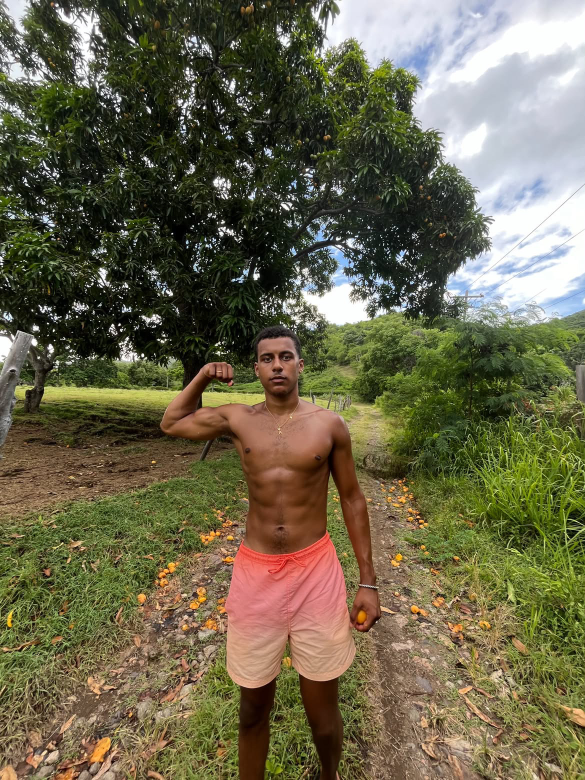
#> input picture travel-photos/Antigua/12707738-30E6-4B58-8898-1839A26CF8F6.JPG, 1170 x 1560 px (shown at 1/2 size); its folder holds 3 pictures in this run
$ python build-travel-photos.py
#> lines starting #> are read from the running program, lines starting #| are printed output that depends on the picture
"""Build local portfolio manifest and optimized previews; originals stay untouched."""
import json, hashlib
from PIL import Image, ImageOps
from pathlib import Path
from concurrent.futures import ThreadPoolExecutor
ROOT=Path(__file__).resolve().parents[1]
source=ROOT/'travel-photos'; output=ROOT/'assets/travel-previews';output.mkdir(exist_ok=True)
names={'DR':'Dominican Republic','PR':'Puerto Rico','Brazil':'Brasil','Turkey':'Türkiye'}
def prepare(p):
 relative=p.relative_to(ROOT).as_posix();key=hashlib.sha1(relative.encode()).hexdigest()[:16]
 video=p.suffix.lower() in {'.mp4','.mov','.m4v'}
 if video:return {'src':relative,'type':'video'}
 preview=output/(key+'.jpg')
 if not preview.exists() or preview.stat().st_mtime<p.stat().st_mtime:
  image=ImageOps.exif_transpose(Image.open(p)).convert('RGB')
  image.thumbnail((1000,1000))
  image.save(preview,quality=75,optimize=True)
 return {'src':relative,'preview':preview.relative_to(ROOT).as_posix(),'type':'photo'}
manifest={}
with ThreadPoolExecutor(max_workers=4) as pool:
 for folder in sorted(source.iterdir()):
  if not folder.is_dir():continue
  files=sorted(p for p in folder.rglob('*') if p.suffix.lower() in {'.jpg','.jpeg','.png','.webp','.heic','.mp4','.mov','.m4v'})
  seen=set(); unique=[]
  for photo in files:
   digest=hashlib.sha256(photo.read_bytes()).hexdigest()
   if digest not in seen: unique.append(photo);seen.add(digest)
  manifest[names.get(folder.name,folder.name)]=list(pool.map(prepare,unique))
#> in prepare, image is the input picture: PIL image 1170x1560 RGB; mean R, G, B 107.9, 102.6, 76.5
#> in prepare, `image.thumbnail((1000,1000))`:
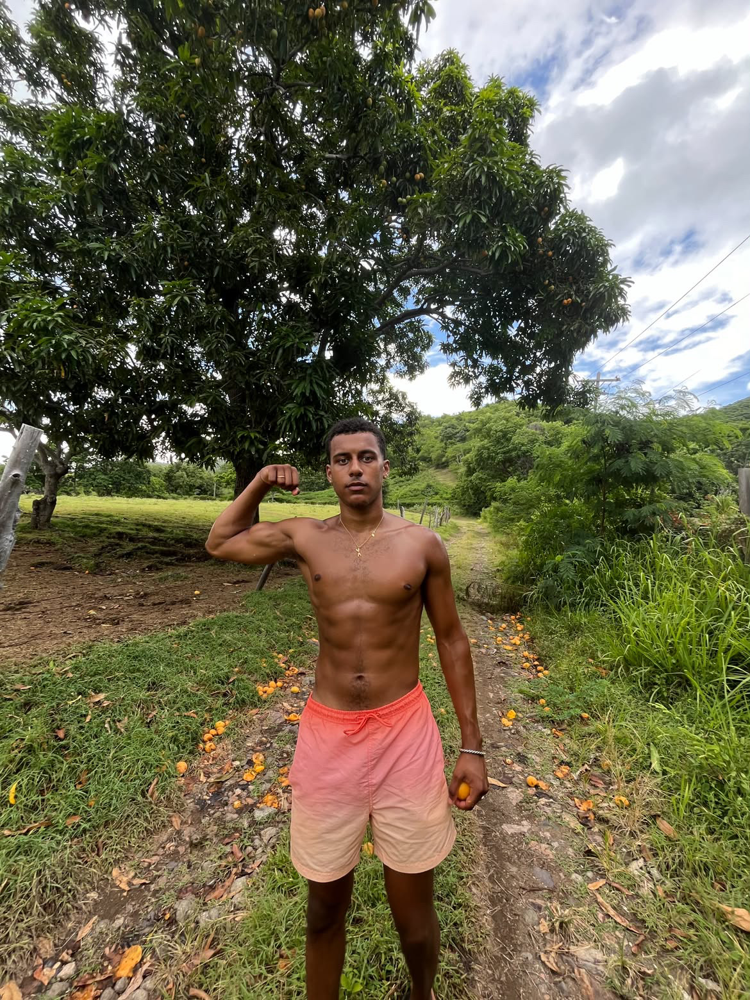
#> image: PIL image 750x1000 RGB; mean R, G, B 107.9, 102.6, 76.5
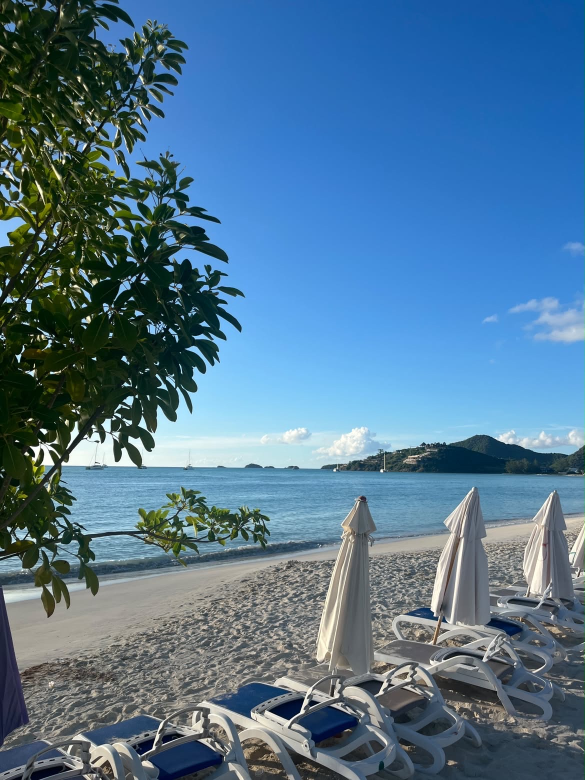
#> input picture travel-photos/Antigua/13836D8B-1919-4AB4-8A74-2A6227113BF5.JPG, 1170 x 1560 px (shown at 1/2 size)
#> in prepare, image is the input picture: PIL image 1170x1560 RGB; mean R, G, B 81.1, 117.3, 144.2
#> in prepare (call 2), `image.thumbnail((1000,1000))`:
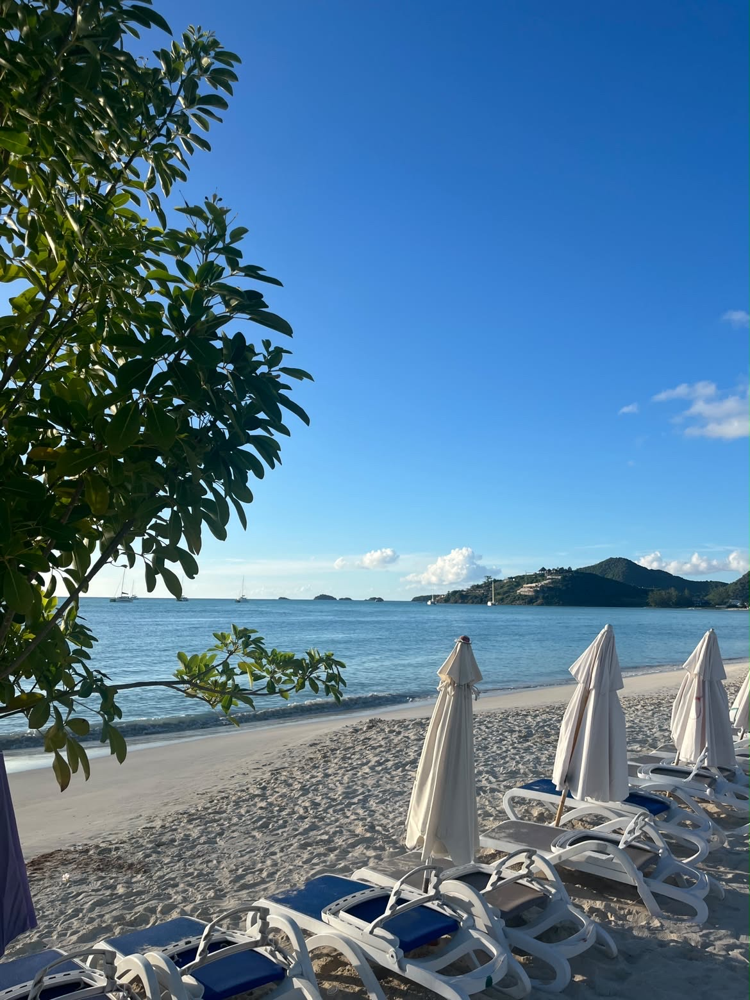
#> image: PIL image 750x1000 RGB; mean R, G, B 81.2, 117.3, 144.2
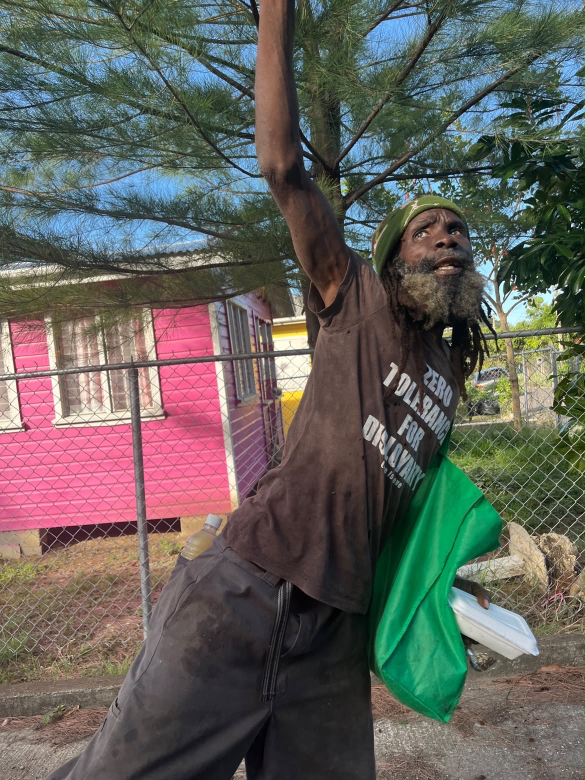
#> input picture travel-photos/Antigua/17A802B6-2C55-4AF2-8216-735BFD67569F.JPG, 1170 x 1560 px (shown at 1/2 size)
#> in prepare, image is the input picture: PIL image 1170x1560 RGB; mean R, G, B 98.5, 96.5, 91.1
#> in prepare (call 3), `image.thumbnail((1000,1000))`:
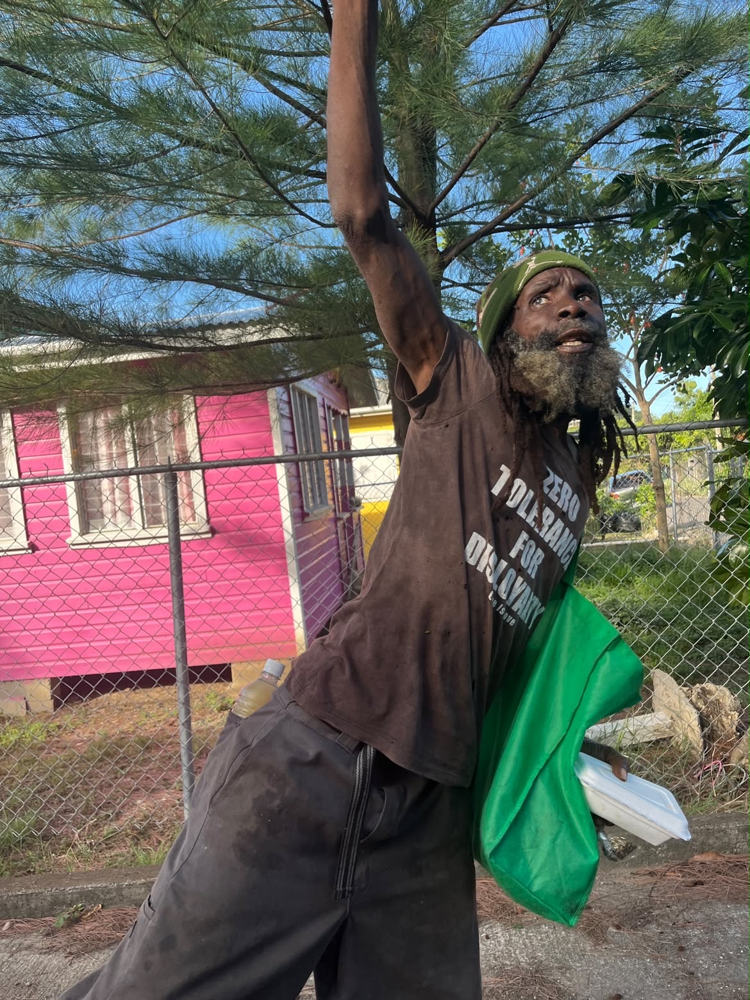
#> image: PIL image 750x1000 RGB; mean R, G, B 98.5, 96.5, 91.1
#> pass 2 of the loop `for folder in sorted(source.iterdir()):`:
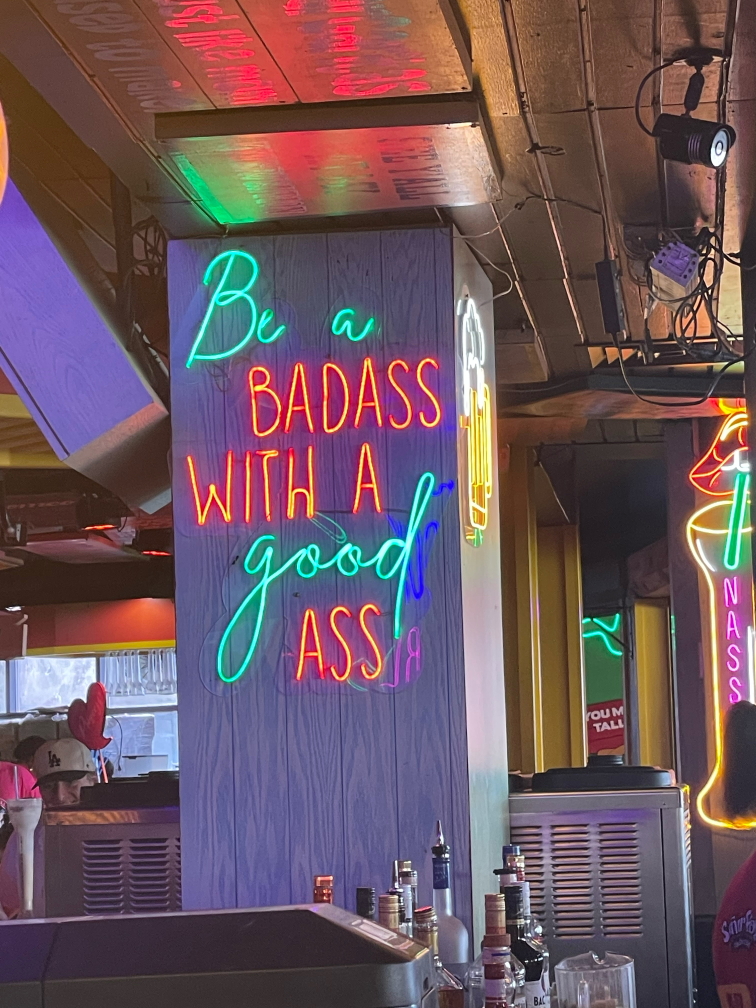
#> input picture travel-photos/Bahamas/161ECA64-01E6-49D8-BC00-71BEDCB4FAC8.JPG, 3024 x 4032 px (shown at 1/4 size)
#> in prepare, image is the input picture: PIL image 3024x4032 RGB; mean R, G, B 109.1, 86.5, 94.6
#> in prepare (call 4), `image.thumbnail((1000,1000))`:
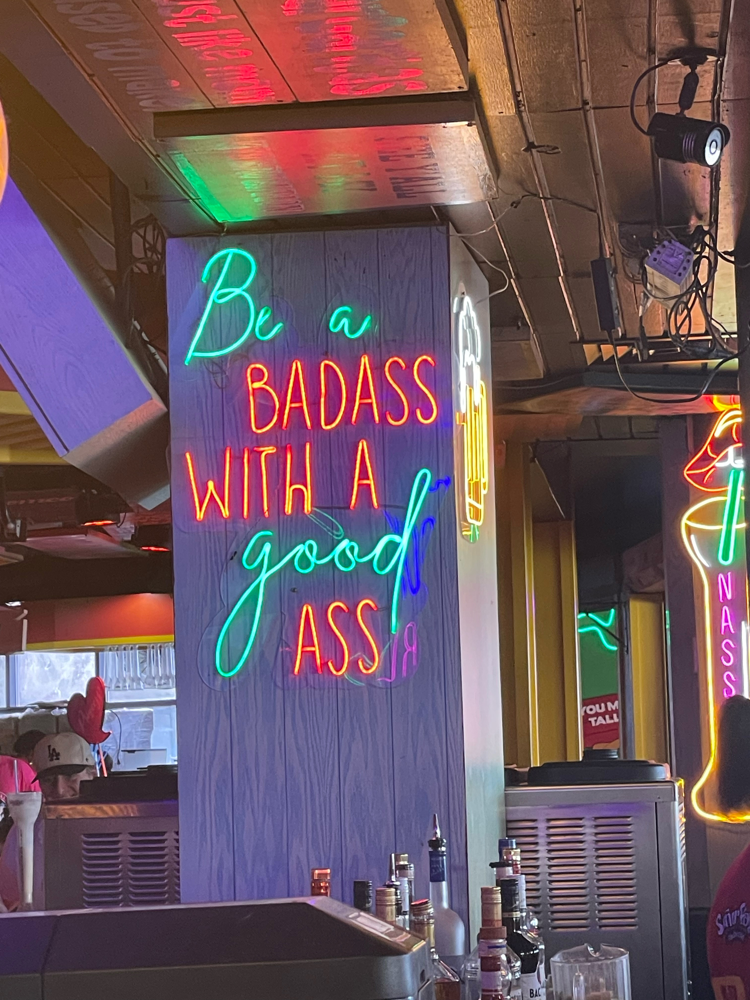
#> image: PIL image 750x1000 RGB; mean R, G, B 109.2, 86.6, 94.7
# Curated uploads can stay in assets; this inventory preserves their destination labels.
additions=json.loads((ROOT/'travel-additions.json').read_text()) if (ROOT/'travel-additions.json').exists() else []
for item in additions:
 entry=prepare(ROOT/item['src'])
 for field in ('location','poster'):
  if item.get(field):entry[field]=item[field]
 if item.get('playback'):
  if not (ROOT/item['playback']).is_file():raise FileNotFoundError(item['playback'])
  entry['src']=item['playback']
 manifest.setdefault(item['country'],[]).append(entry)
(ROOT/'travel-photos.js').write_text('window.travelPortfolios='+json.dumps(manifest,ensure_ascii=False,separators=(',',':'))+';\n')
print('Built',len(manifest),'portfolios with',sum(len(v) for v in manifest.values()),'photos and videos.')

# Curated covers persist when the folders are refreshed.
from PIL import Image, ImageOps
#> (the run stopped early here; a loop or call above may not have finished)
